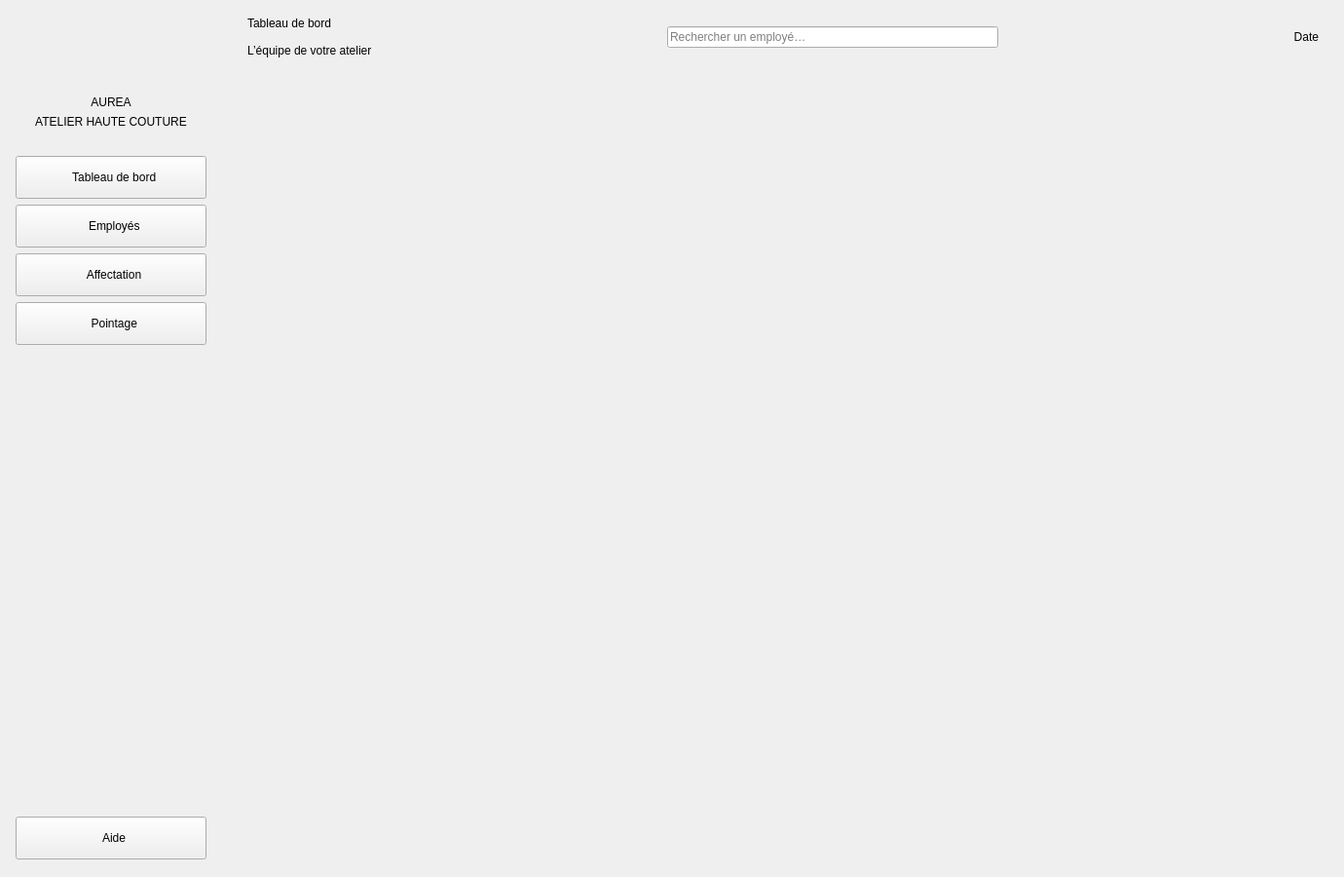
<?xml version="1.0" encoding="utf-8"?>
<ui version="4.0">
  <class>EmployeeWindow</class>
  <widget class="QMainWindow" name="EmployeeWindow">
    <property name="windowTitle">
      <string>AUREA — Gestion des employés (C++ / Qt)</string>
    </property>
    <property name="minimumSize">
      <size>
        <width>1240</width>
        <height>720</height>
      </size>
    </property>
    <property name="geometry">
      <rect>
        <x>0</x>
        <y>0</y>
        <width>1380</width>
        <height>900</height>
      </rect>
    </property>
    <widget class="QWidget" name="centralwidget">
      <layout class="QHBoxLayout" name="rootLayout">
        <property name="leftMargin">
          <number>0</number>
        </property>
        <property name="topMargin">
          <number>0</number>
        </property>
        <property name="rightMargin">
          <number>0</number>
        </property>
        <property name="bottomMargin">
          <number>0</number>
        </property>
        <property name="spacing">
          <number>0</number>
        </property>
        <item>
          <widget class="QFrame" name="sidebar">
            <property name="minimumSize">
              <size>
                <width>228</width>
                <height>0</height>
              </size>
            </property>
            <property name="maximumSize">
              <size>
                <width>228</width>
                <height>16777215</height>
              </size>
            </property>
            <layout class="QVBoxLayout" name="sidebarLayout">
              <property name="leftMargin">
                <number>16</number>
              </property>
              <property name="topMargin">
                <number>22</number>
              </property>
              <property name="rightMargin">
                <number>16</number>
              </property>
              <property name="bottomMargin">
                <number>18</number>
              </property>
              <property name="spacing">
                <number>6</number>
              </property>
              <item>
                <widget class="QLabel" name="logo">
                  <property name="text">
                    <string/>
                  </property>
                  <property name="minimumSize">
                    <size>
                      <width>70</width>
                      <height>70</height>
                    </size>
                  </property>
                  <property name="alignment">
                    <set>Qt::AlignCenter</set>
                  </property>
                </widget>
              </item>
              <item>
                <widget class="QLabel" name="logoWord">
                  <property name="text">
                    <string>AUREA</string>
                  </property>
                  <property name="alignment">
                    <set>Qt::AlignCenter</set>
                  </property>
                </widget>
              </item>
              <item>
                <widget class="QLabel" name="logoTagline">
                  <property name="text">
                    <string>ATELIER HAUTE COUTURE</string>
                  </property>
                  <property name="alignment">
                    <set>Qt::AlignCenter</set>
                  </property>
                </widget>
              </item>
              <item>
                <spacer name="logoSpacer">
                  <property name="orientation">
                    <enum>Qt::Vertical</enum>
                  </property>
                  <property name="sizeType">
                    <enum>QSizePolicy::Fixed</enum>
                  </property>
                  <property name="sizeHint">
                    <size>
                      <width>20</width>
                      <height>22</height>
                    </size>
                  </property>
                </spacer>
              </item>
              <item>
                <widget class="QPushButton" name="navDashboard">
                  <property name="text">
                    <string>  Tableau de bord</string>
                  </property>
                  <property name="checkable">
                    <bool>true</bool>
                  </property>
                  <property name="nav" stdset="0">
                    <bool>true</bool>
                  </property>
                  <property name="minimumSize">
                    <size>
                      <width>0</width>
                      <height>44</height>
                    </size>
                  </property>
                </widget>
              </item>
              <item>
                <widget class="QPushButton" name="navEmployees">
                  <property name="text">
                    <string>  Employés</string>
                  </property>
                  <property name="checkable">
                    <bool>true</bool>
                  </property>
                  <property name="nav" stdset="0">
                    <bool>true</bool>
                  </property>
                  <property name="minimumSize">
                    <size>
                      <width>0</width>
                      <height>44</height>
                    </size>
                  </property>
                </widget>
              </item>
              <item>
                <widget class="QPushButton" name="navAssignment">
                  <property name="text">
                    <string>  Affectation</string>
                  </property>
                  <property name="checkable">
                    <bool>true</bool>
                  </property>
                  <property name="nav" stdset="0">
                    <bool>true</bool>
                  </property>
                  <property name="minimumSize">
                    <size>
                      <width>0</width>
                      <height>44</height>
                    </size>
                  </property>
                </widget>
              </item>
              <item>
                <widget class="QPushButton" name="navAttendance">
                  <property name="text">
                    <string>  Pointage</string>
                  </property>
                  <property name="checkable">
                    <bool>true</bool>
                  </property>
                  <property name="nav" stdset="0">
                    <bool>true</bool>
                  </property>
                  <property name="minimumSize">
                    <size>
                      <width>0</width>
                      <height>44</height>
                    </size>
                  </property>
                </widget>
              </item>
              <item>
                <spacer name="sidebarSpacer">
                  <property name="orientation">
                    <enum>Qt::Vertical</enum>
                  </property>
                  <property name="sizeHint">
                    <size>
                      <width>20</width>
                      <height>40</height>
                    </size>
                  </property>
                </spacer>
              </item>
              <item>
                <widget class="QPushButton" name="helpButton">
                  <property name="text">
                    <string>  Aide</string>
                  </property>
                  <property name="nav" stdset="0">
                    <bool>true</bool>
                  </property>
                  <property name="minimumSize">
                    <size>
                      <width>0</width>
                      <height>44</height>
                    </size>
                  </property>
                </widget>
              </item>
            </layout>
          </widget>
        </item>
        <item>
          <widget class="QWidget" name="mainColumn">
            <layout class="QVBoxLayout" name="mainColumnLayout">
              <property name="leftMargin">
                <number>0</number>
              </property>
              <property name="topMargin">
                <number>0</number>
              </property>
              <property name="rightMargin">
                <number>0</number>
              </property>
              <property name="bottomMargin">
                <number>0</number>
              </property>
              <property name="spacing">
                <number>0</number>
              </property>
              <item>
                <widget class="QFrame" name="topbar">
                  <property name="minimumSize">
                    <size>
                      <width>0</width>
                      <height>76</height>
                    </size>
                  </property>
                  <property name="maximumSize">
                    <size>
                      <width>16777215</width>
                      <height>76</height>
                    </size>
                  </property>
                  <layout class="QHBoxLayout" name="topbarLayout">
                    <property name="leftMargin">
                      <number>26</number>
                    </property>
                    <property name="topMargin">
                      <number>10</number>
                    </property>
                    <property name="rightMargin">
                      <number>26</number>
                    </property>
                    <property name="bottomMargin">
                      <number>10</number>
                    </property>
                    <property name="spacing">
                      <number>16</number>
                    </property>
                    <item>
                      <layout class="QVBoxLayout" name="titleLayout">
                        <property name="spacing">
                          <number>0</number>
                        </property>
                        <item>
                          <widget class="QLabel" name="pageTitle">
                            <property name="text">
                              <string>Tableau de bord</string>
                            </property>
                          </widget>
                        </item>
                        <item>
                          <widget class="QLabel" name="subtitle">
                            <property name="text">
                              <string>L’équipe de votre atelier</string>
                            </property>
                            <property name="wordWrap">
                              <bool>false</bool>
                            </property>
                          </widget>
                        </item>
                      </layout>
                    </item>
                    <item>
                      <spacer name="topSpacerLeft">
                        <property name="orientation">
                          <enum>Qt::Horizontal</enum>
                        </property>
                        <property name="sizeHint">
                          <size>
                            <width>40</width>
                            <height>20</height>
                          </size>
                        </property>
                      </spacer>
                    </item>
                    <item>
                      <widget class="QLineEdit" name="globalSearch">
                        <property name="minimumSize">
                          <size>
                            <width>340</width>
                            <height>0</height>
                          </size>
                        </property>
                        <property name="maximumSize">
                          <size>
                            <width>380</width>
                            <height>16777215</height>
                          </size>
                        </property>
                        <property name="placeholderText">
                          <string>Rechercher un employé…</string>
                        </property>
                        <property name="clearButtonEnabled">
                          <bool>true</bool>
                        </property>
                      </widget>
                    </item>
                    <item>
                      <spacer name="topSpacerRight">
                        <property name="orientation">
                          <enum>Qt::Horizontal</enum>
                        </property>
                        <property name="sizeHint">
                          <size>
                            <width>40</width>
                            <height>20</height>
                          </size>
                        </property>
                      </spacer>
                    </item>
                    <item>
                      <widget class="QLabel" name="dateLabel">
                        <property name="text">
                          <string>Date</string>
                        </property>
                        <property name="alignment">
                          <set>Qt::AlignRight|Qt::AlignVCenter</set>
                        </property>
                      </widget>
                    </item>
                  </layout>
                </widget>
              </item>
              <item>
                <widget class="QWidget" name="content">
                  <layout class="QVBoxLayout" name="contentLayout">
                    <property name="leftMargin">
                      <number>26</number>
                    </property>
                    <property name="topMargin">
                      <number>22</number>
                    </property>
                    <property name="rightMargin">
                      <number>26</number>
                    </property>
                    <property name="bottomMargin">
                      <number>18</number>
                    </property>
                    <property name="spacing">
                      <number>12</number>
                    </property>
                  </layout>
                </widget>
              </item>
            </layout>
          </widget>
        </item>
      </layout>
    </widget>
  </widget>
  <resources>
    <include location="assets.qrc"/>
  </resources>
  <connections/>
</ui>
